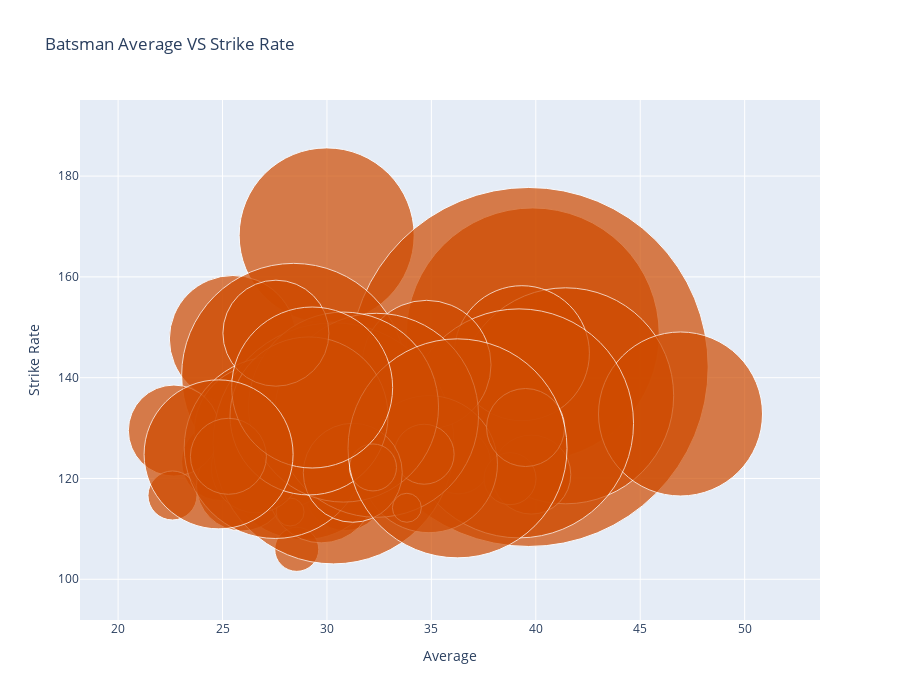

Notebook code cell kept with this figure:
### Markdown cell above
Keep in mind that Bubble Chart is just an enhanced version of Scatter Plot which uses an extra variable to change the size of the markers and make them look like a bubble.

### Code cell
bubble_trace = go.Scatter(x=avg_sr_top50_df['average'],
                           y=avg_sr_top50_df['strike_rate'],
                           text=avg_sr_top50_df['batter'],
                           mode='markers',
                           marker={'color' : '#CF4B00',
                                   'size' : avg_sr_top50_df['sixes_count']})
data = [bubble_trace]
layout = go.Layout(title='Batsman Average VS Strike Rate',
                   xaxis={'title' : 'Average'},
                   yaxis={'title' : 'Strike Rate'},
                   height=700)
fig = go.Figure(data=data, layout=layout)
fig.show()

### Figure 1 — Plotly figure (JSON) as saved in the notebook; plotly's stock layout.template omitted (floating-point values rounded to 4 significant figures)
{"data": [{"marker": {"color": "#CF4B00", "size": [253, 92, 175, 78, 80, 164, 130, 359, 113, 216, 117, 109, 59, 127, 111, 135, 44, 79, 224, 134, 164, 64, 91, 91, 52, 106, 229, 111, 49, 106, 28, 90, 241, 129, 182, 137, 84, 78, 204, 60, 29, 190, 99, 158, 47, 219, 106, 76, 161, 149]}, "mode": "markers", "text": ["AB de Villiers", "AC Gilchrist", "AD Russell", "AJ Finch", "AM Rahane", "AT Rayudu", "BB McCullum", "CH Gayle", "DA Miller", "DA Warner", "DR Smith", "F du Plessis", "G Gambhir", "GJ Maxwell", "HH Pandya", "JC Buttler", "JH Kallis", "JP Duminy", "KA Pollard", "KD Karthik", "KL Rahul", "KS Williamson", "M Vijay", "MA Agarwal", "MEK Hussey", "MK Pandey", "MS Dhoni", "N Rana", "PA Patel", "Q de Kock", "R Dravid", "RA Jadeja", "RG Sharma", "RR Pant", "RV Uthappa", "S Dhawan", "SA Yadav", "SE Marsh", "SK Raina", "SPD Smith", "SR Tendulkar", "SR Watson", "SS Iyer", "SV Samson", "Shubman Gill", "V Kohli", "V Sehwag", "WP Saha", "YK Pathan", "Yuvraj Singh"], "type": "scatter", "x": [39.85, 27.22, 29.99, 24.9, 30.86, 28.9, 27.71, 39.66, 36.1, 41.43, 28.39, 34.37, 31.01, 25.49, 29.88, 39.33, 28.55, 39.78, 28.4, 26.85, 46.93, 36.29, 25.93, 22.67, 38.76, 29.73, 39.2, 27.96, 22.6, 31.8, 28.23, 26.62, 30.31, 34.77, 27.52, 34.88, 29.71, 39.51, 32.37, 34.65, 33.83, 30.79, 31.24, 29.14, 32.2, 36.25, 27.56, 25.28, 29.29, 24.81], "y": [148.6, 133.1, 168.2, 123.3, 117.6, 124.1, 126.8, 142.1, 133.6, 136.4, 132.3, 127.2, 119.7, 147.7, 140.3, 144.9, 105.9, 120.8, 140.5, 129.3, 132.8, 123.3, 118.6, 129.5, 120.0, 117.7, 130.9, 130.1, 116.6, 131.0, 113.3, 122.1, 127.0, 142.6, 126.2, 122.8, 134.0, 130.1, 132.5, 124.8, 114.2, 134.2, 121.1, 132.4, 122.2, 126.0, 148.8, 124.4, 138.0, 124.8]}], "layout": {"height": 700, "title": {"text": "Batsman Average VS Strike Rate"}, "xaxis": {"title": {"text": "Average"}}, "yaxis": {"title": {"text": "Strike Rate"}}}}
